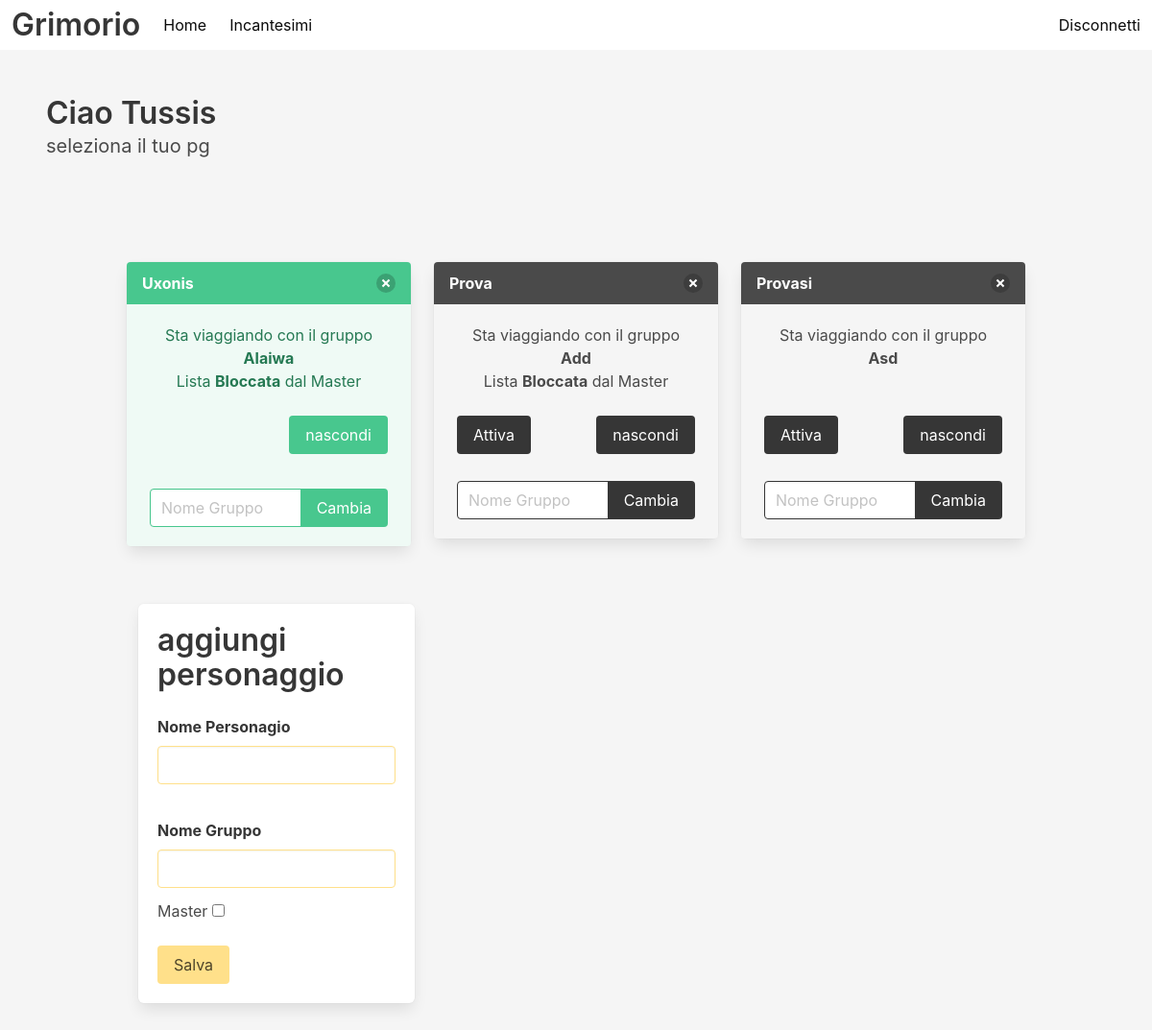
The page /index (signed in) on the database as committed earlier.
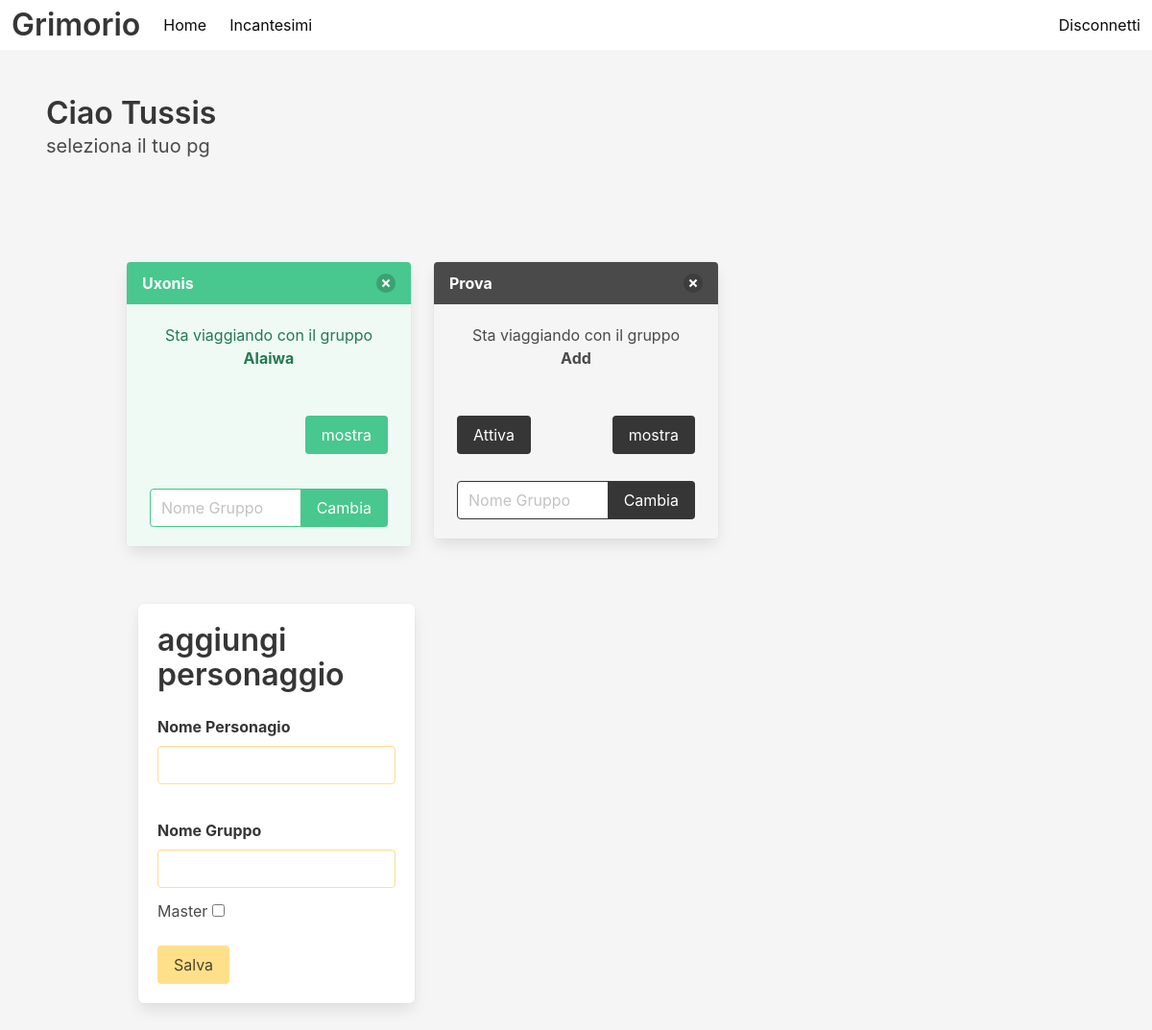
The same page on the database as committed later.
### app/models.py (models this page shows, shortened)
class Character(db.Model):
    id: so.Mapped[int] = so.mapped_column(primary_key=True)
    name: so.Mapped[str] = so.mapped_column(sa.String(64), index=True, unique=True)
    group: so.Mapped[Optional[str]] = so.mapped_column(sa.String(64), index=True)
    plane: so.Mapped[Optional[str]] = so.mapped_column(sa.String(64), index=True)
    master: so.Mapped[bool] = so.mapped_column(sa.Boolean, default=False)
    active: so.Mapped[bool] = so.mapped_column(sa.Boolean, default=False)
    editable: so.Mapped[Optional[bool]] = so.mapped_column(sa.Boolean, default=True)
    hidden: so.Mapped[Optional[bool]] = so.mapped_column(sa.Boolean, default=False)
    user_id: so.Mapped[int] = so.mapped_column(sa.ForeignKey(User.id), index=True)
    players: so.Mapped[User] = so.relationship(back_populates="chars")
    spells: so.WriteOnlyMapped["Spell"] = so.relationship(
        back_populates="spell_chars", passive_deletes=True
    )

### app/routes.py (the view, shortened to what this page needs)
@app.route("/")
@app.route("/index", methods=["GET", "POST"])
@login_required
def index():
    form = CharacterCreationForm()
    form2 = GroupChangeForm()
    characters = db.session.scalars(
        sa.select(Character).where(Character.players == current_user)
    )
    active_char_setter()
    return render_template(
        "index.html",
        title="Home",
        characters=characters,
        form=form,
        form2=form2,
    )

### app/forms.py (shortened to what this page needs)
class CharacterCreationForm(FlaskForm):
    name = StringField("Nome Personagio", validators=[DataRequired()])
    group = StringField("Nome Gruppo")
    master = BooleanField("Master")
    submit = SubmitField("Salva")

class GroupChangeForm(FlaskForm):
    group_c = StringField("Nome Gruppo", validators=[DataRequired()])
    submit = SubmitField("Cambia")

### app/models.py (called while the page is built)
@login.user_loader
def load_user(id):
    return db.session.get(User, int(id))

### app/templates/index.html (shortened to what the changed rows need)
{% extends "base.html" %}
{% block content %}
    <section class="section">
        <h1 class="title">Ciao {{ current_user.username }} </h1>
    </section>
    <div class="section">
        <div class="container">
            <div class="column is-centered">
                <div class="columns is-multiline">
                    {% for character in characters %}
                        <div class="column is-one-third">
                            <div class="box p-0">
                            {% if character.active %}
                                <div class="message is-success">
                            {% else %}
                                <div class="message">
                            {% endif %}
                                    <div class="message-header">
                                        {{ character.name }}
                                        <form action="{{ url_for('delete', id=character.id) }}" method="post">
                                            <button class="delete" aria-label="delete"></button>
                                        </form>
                                    </div>
                                    <div class="message-body has-text-centered">
                                        {% if character.master %}
                                            È il master del gruppo <strong>{{ character.group }}</strong>
                                        {% else %}
                                        Sta viaggiando con il gruppo <strong>{{ character.group }}</strong>
                                        {% endif %}
                                        {% if character.editable %}
                                        <br>
                                            {% else %}
                                        <br> Lista <strong>Bloccata</strong> dal Master
                                        {% endif %}
                                        <br><br>
                                            {% if not character.active %}
                                            <div class="columns is-mobile">
                                                <div class="column is-one-third" style="text-align: left;">
                                                    <form action="{{ url_for('activate', id=character.id) }}" method="post">
                                                        {{ form.submit(value="Attiva", class="button is-dark") }}
                                                    </form>
                                                </div>
                                                <div class ="column is-two-thirds" style="text-align: right;">
                                                    <form action="{{ url_for('hidden_state', id=character.id) }}" method="post">
                                                        {% if character.hidden %}
                                                            {{ form.submit(value="mostra", class="button is-dark") }}
                                                        {% else %}
                                                            {{ form.submit(value="nascondi", class="button is-dark") }}
                                                        {% endif %}
                                                    </form>
                                                </div>
                                            </div>
                                                    <form action="{{ url_for('change_group', id=character.id) }}" method="post" class= "field has-addons mt-4">
                                                        <div class="control">
                                                            {{ form2.group_c(class="input is-dark", placeholder="Nome Gruppo") }}
                                                        </div>
                                                        <div class="control">
                                                            {{ form2.submit(class="button is-dark") }}
                                                        </div>
                                                    </form>
                                            {% else %}
                                            <div class="columns is-mobile">
                                                <div class="column is-one-third">
                                                    <br><br>
                                                </div>
                                                <div class ="column is-two-thirds" style="text-align: right;">
                                                    <form action="{{ url_for('hidden_state', id=character.id) }}" method="post">
                                                        {% if character.hidden %}
                                                            {{ form.submit(value="mostra", class="button is-success") }}
                                                        {% else %}
                                                            {{ form.submit(value="nascondi", class="button is-success") }}
                                                        {% endif %}
                                                    </form>
                                                </div>
                                            </div>
                                                    <form action="{{ url_for('change_group', id=character.id) }}" method="post" class= "field has-addons mt-4">
                                                        <div class="control">
                                                            {{ form2.group_c(class="input is-success", placeholder="Nome Gruppo") }}
                                                        </div>
                                                        <div class="control">
                                                            {{ form2.submit(class="button is-success") }}
                                                        </div>
                                                    </form>
                                            {% endif %}
                                    </div>
                                </div>
                            </div>
                        </div>
                    {% else %}
                        <h3>Nessun personaggio ancora creato</h3>
                    {% endfor %}
                    <br>
                </div>
            </div>
                <br>
            <div class="column is-centered">
                <div class="column is-one-third">
                        <form action="{{ url_for('index') }}" method="post" class="box">
                        <h2 class="title">aggiungi personaggio</h2>
                    <br>
                            <br>
                </div>
                </div>
        </div>
    </div>
{% endblock %}

Rows that differ between the two databases and show on the page:
no longer on this page (row edited): Character: name "Provasi", group "Asd"
changed Character "Uxonis": editable empty → True (drawn); submit "nascondi" → "mostra"
changed Character "Prova": editable empty → True (drawn); submit "nascondi" → "mostra"
